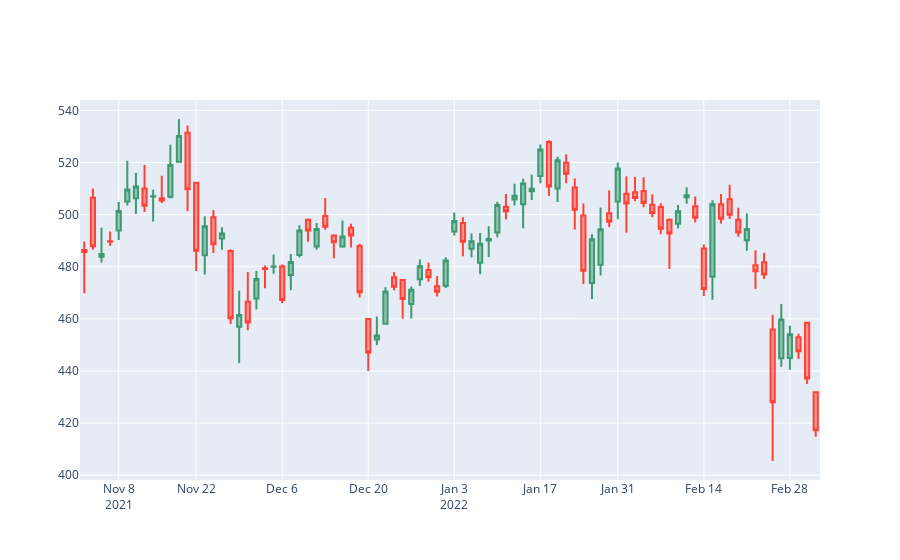

Notebook code for this chart:
### Code cell
# Day map without any gap

fig = go.Figure(data = [go.Candlestick(x = day_map.index, 
                open = day_map['Open'],
                high = day_map['High'],
                low = day_map['Low'],
                close = day_map['Close'])])
fig.update_layout(xaxis_rangeslider_visible = False, hovermode = 'x unified')
fig.update_xaxes(rangebreaks = [dict(values = dt_breaks)])

fig.show()
